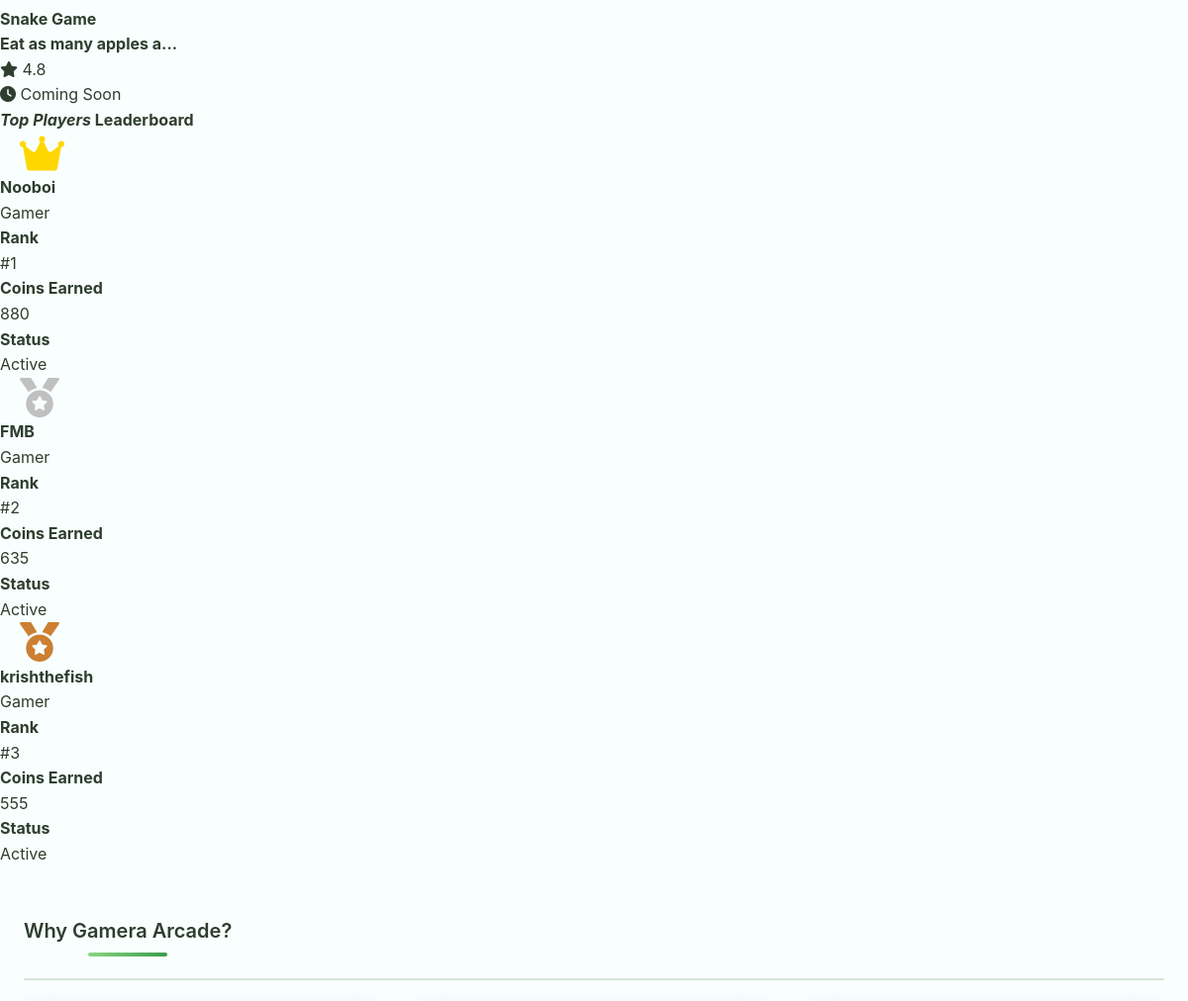
Before: / (middle part) with the older database file.
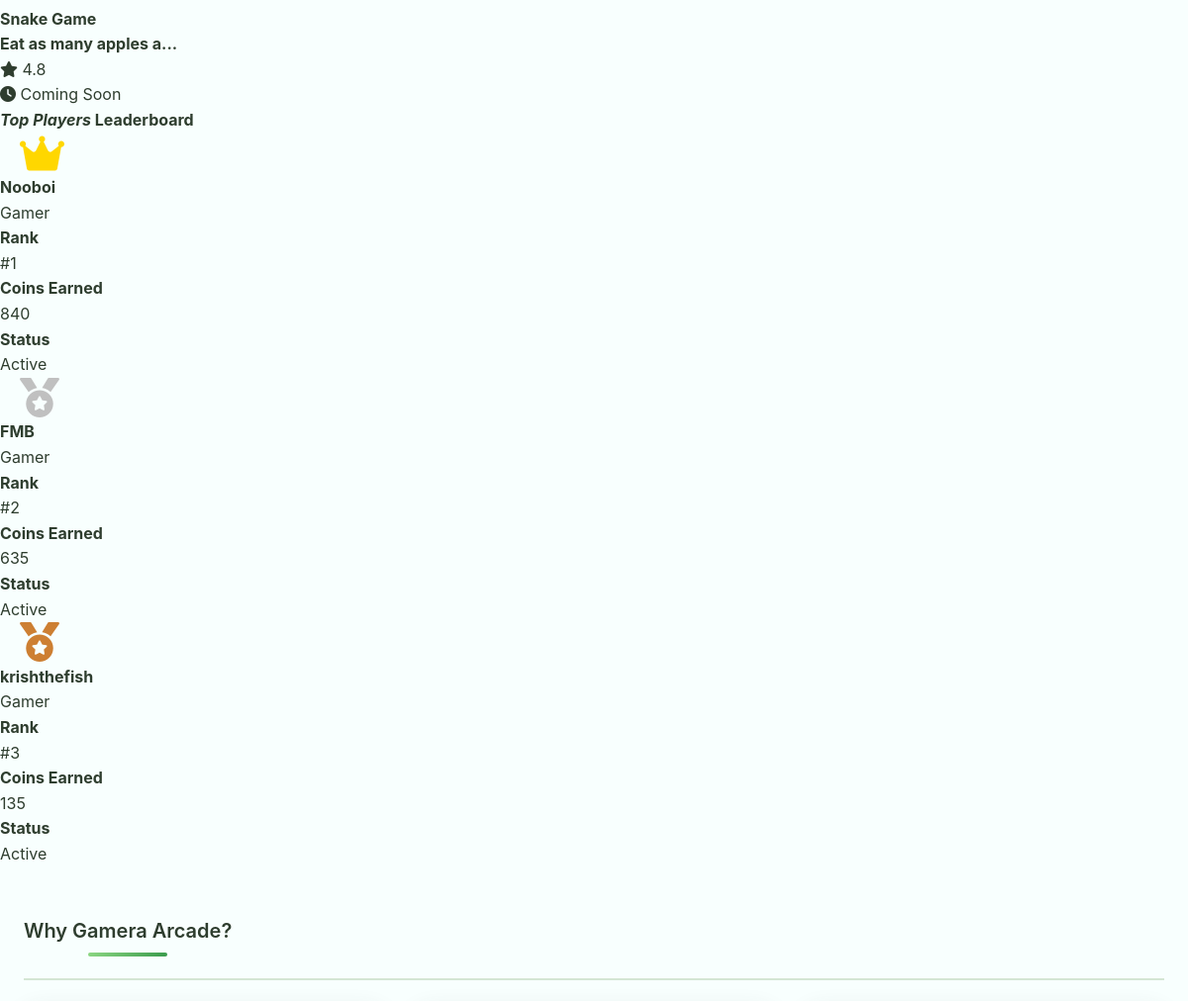
After: the same page with the newer database file.
### app.py (models this page shows)
class User(db.Model):
    id = db.Column(db.Integer, primary_key=True)
    username = db.Column(db.String(80), unique=True, nullable=False)
    email = db.Column(db.String(120), unique=True, nullable=False)
    password_hash = db.Column(db.String(120), nullable=False)
    wallet_address = db.Column(db.String(42), nullable=True)  # Web3 wallet address
    tokens = db.Column(db.Integer, default=1000)  # Game tokens earned
    created_at = db.Column(db.DateTime, default=datetime.utcnow)
    scores = db.relationship('Score', backref='user', lazy=True)

### app.py (the view)
@app.route('/')
def index():
    users = User.query.order_by(User.tokens.desc()).limit(10).all()
    user = None
    if 'user_id' in session:
        user = User.query.get(session['user_id'])
    return render_template('index.html', games=GAMES_CONFIG, users=users, user=user)

### templates/index.html (shortened to what this page needs)
{% extends "layout.html" %}
{% block content %}
<div class="most-popular">
    <div class="row">
        <div class="col-lg-12">
            <div class="row">
                {% for game_id, game in games.items() %}
                <div class="col-lg-3 col-sm-6">
                    <div class="item" onclick="{% if game.status == 'active' %}window.location.href='{{ url_for('game', game_id=game_id) }}'{% endif %}">
                        <h4>{{ game.name }}<br><span>{{ game.description[:20] }}...</span></h4>
                        <ul>
                            <li><i class="fa fa-star"></i> 4.8</li>
                            {% if game.status == 'active' %}
                                <li><i class="fa fa-gamepad"></i> Play Now</li>
                            {% else %}
                                <li><i class="fa fa-clock"></i> Coming Soon</li>
                            {% endif %}
                        </ul>
                    </div>
                </div>
                {% endfor %}
            </div>
        </div>
    </div>
</div>
<div class="gaming-library" id="leaderboard">
    <div class="col-lg-12">
        <div class="heading-section">
            <h4><em>Top Players</em> Leaderboard</h4>
        </div>
        {% if users %}
            {% for user in users %}
            <div class="item {% if loop.last %}last-item{% endif %}">
                <ul>
                    <li>
                        {% if loop.index == 1 %}
                            <i class="fas fa-crown" style="color: #ffd700; font-size: 40px; margin-left:20px"></i>
                        {% elif loop.index == 2 %}
                            <i class="fas fa-medal" style="color: #c0c0c0; font-size: 40px; margin-left:20px"></i>
                        {% elif loop.index == 3 %}
                            <i class="fas fa-medal" style="color: #cd7f32; font-size: 40px; margin-left:20px"></i>
                        {% else %}
                            <span style="font-size: 24px; font-weight: bold; color: var(--accent-color);">#{{ loop.index }}</span>
                        {% endif %}
                    </li>
                    <li><h4>{{ user.username }}</h4><span>Gamer</span></li>
                    <li><h4>Rank</h4><span>#{{ loop.index }}</span></li>
                    <li><h4>Coins Earned</h4><span>{{ user.tokens }}</span></li>
                    <li><h4>Status</h4><span>Active</span></li>
                </ul>
            </div>
            {% endfor %}
        {% endif %}
    </div>
</div>
<section class="features-section">
    <div class="section-container">
        <div class="section-header">
            <h2 class="section-title">Why Gamera Arcade?</h2>
        </div>
    </div>
</section>
{% endblock %}

### templates/layout.html (shortened to what this page needs)
<!DOCTYPE html>
<html lang="en">
<head>
    <link rel="stylesheet" href="{{ url_for('static', filename='css/style.css') }}">
    <link href="https://cdnjs.cloudflare.com/ajax/libs/font-awesome/6.0.0/css/all.min.css" rel="stylesheet">
</head>
<body>
    <main class="main-content">
        {% block content %}{% endblock %}
    </main>
</body>
</html>

### static/css/style.css (style rules this page uses)
:root { --primary-green: #8dd783; --secondary-green: #89ff76; --dark-green: #399a4b; --accent-green: #4caf50; --light-green: #c8e6c9; --primary-gray: #6a6e6b; --light-gray: #cccccc; --dark-gray: #808080; --primary-black: #3d4240; --accent-black: #000000; --background: #f8fffe; --surface: #e8f5e8; --surface-elevated: #ffffff; --surface-accent: #f0fff0; --text-primary: #2e3d2e; --text-secondary: #4a5d4a; --text-muted: #6a7a6a; --border: #d4e6d4; --shadow: rgba(61, 66, 64, 0.15); --gradient-primary: linear-gradient(135deg, #8dd783, #399a4b); --gradient-secondary: linear-gradient(135deg, #89ff76, #4caf50); --success: #4caf50; --warning: #ff9800; --error: #f44336; --info: #2196f3; --spacing-xs: 0.25rem; --spacing-sm: 0.5rem; --spacing-md: 1rem; --spacing-lg: 1.5rem; --spacing-xl: 2rem; --spacing-xxl: 3rem; --font-family: "Inter", -apple-system, BlinkMacSystemFont, "Segoe UI", Roboto, sans-serif; --font-size-xs: 0.75rem; --font-size-sm: 0.875rem; --font-size-base: 1rem; --font-size-lg: 1.125rem; --font-size-xl: 1.25rem; --font-size-2xl: 1.5rem; --font-size-3xl: 2rem; --font-size-4xl: 2.5rem; --radius-sm: 0.375rem; --radius-md: 0.5rem; --radius-lg: 0.75rem; --radius-xl: 1rem; --transition-fast: 0.15s ease; --transition-normal: 0.3s ease; --transition-slow: 0.5s ease; }
* { margin: 0; padding: 0; box-sizing: border-box; }
html { scroll-behavior: smooth; }
body { font-family: var(--font-family); background: var(--background); color: var(--text-primary); line-height: 1.6; transition: all var(--transition-normal); }
.main-content { min-height: calc(100vh - 200px); padding-top: var(--spacing-xl); }
.section-container { max-width: 1200px; margin: 0 auto; padding: var(--spacing-xxl) var(--spacing-lg); }
.section-header { text-align: center; margin-bottom: var(--spacing-xxl); }
.section-title { font-size: var(--font-size-3xl); font-weight: 700; margin-bottom: var(--spacing-md); color: var(--text-primary); position: relative; }
.section-title::after { content: ""; position: absolute; bottom: -10px; left: 50%; transform: translateX(-50%); width: 80px; height: 4px; background: var(--gradient-primary); border-radius: var(--radius-sm); }
.section-header { display: flex; justify-content: space-between; align-items: center; margin-bottom: var(--spacing-lg); padding-bottom: var(--spacing-md); border-bottom: 2px solid var(--border); }
.section-title { display: flex; align-items: center; gap: var(--spacing-sm); font-size: var(--font-size-xl); font-weight: 600; color: var(--text-primary); }

Changed rows visible on the page:
changed User "Nooboi": tokens "880" → "840"
changed User "krishthefish": tokens "555" → "135"
